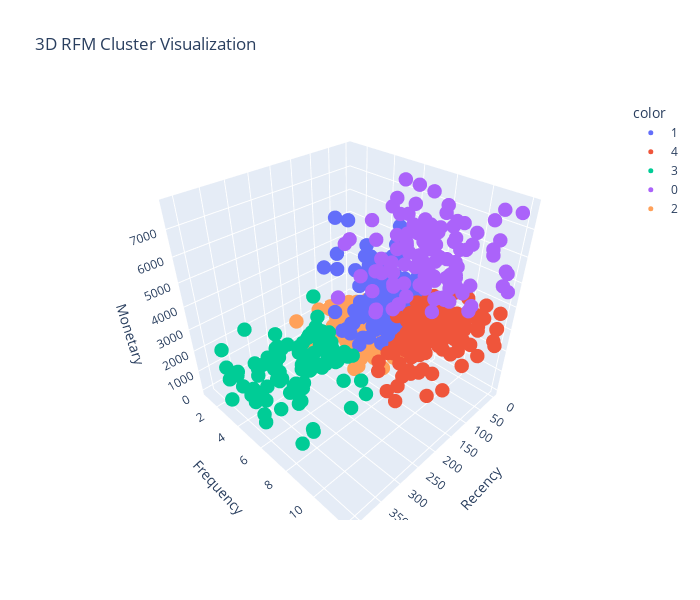

Notebook cell for this chart:
### Code cell
import plotly.express as px

# Use your RFM clustered DataFrame
df = rfm_clean.copy()

# 3D Scatter plot
fig = px.scatter_3d(
    df,
    x="Recency",
    y="Frequency",
    z="Monetary",
    color=df["Cluster"].astype(str),  # ensure clusters are treated as categories
    category_orders={"Cluster": [str(c) for c in sorted(df["Cluster"].unique())]},
    width=700,
    height=600,
    title="3D RFM Cluster Visualization",
    labels={"Recency":"Recency", "Frequency":"Frequency", "Monetary":"Monetary", "Cluster":"Cluster"}
)

fig.update_traces(marker=dict(size=5))  # adjust marker size
fig.show()

### Figure 1 — Plotly figure (JSON) as saved in the notebook; plotly's stock layout.template omitted (floating-point values rounded to 4 significant figures; data arrays with more than 128 entries replaced by an {"elided": "..."} marker saying what was removed)
{"data": [{"hovertemplate": "color=1<br>Recency=%{x}<br>Frequency=%{y}<br>Monetary=%{z}<extra></extra>", "legendgroup": "1", "marker": {"color": "#636efa", "size": 5, "symbol": "circle"}, "mode": "markers", "name": "1", "scene": "scene", "showlegend": true, "type": "scatter3d", "x": {"elided": "145 int values"}, "y": {"elided": "145 int values"}, "z": {"elided": "145 float values"}}, {"hovertemplate": "color=4<br>Recency=%{x}<br>Frequency=%{y}<br>Monetary=%{z}<extra></extra>", "legendgroup": "4", "marker": {"color": "#EF553B", "size": 5, "symbol": "circle"}, "mode": "markers", "name": "4", "scene": "scene", "showlegend": true, "type": "scatter3d", "x": {"elided": "160 int values"}, "y": {"elided": "160 int values"}, "z": {"elided": "160 float values"}}, {"hovertemplate": "color=3<br>Recency=%{x}<br>Frequency=%{y}<br>Monetary=%{z}<extra></extra>", "legendgroup": "3", "marker": {"color": "#00cc96", "size": 5, "symbol": "circle"}, "mode": "markers", "name": "3", "scene": "scene", "showlegend": true, "type": "scatter3d", "x": [260, 233, 283, 279, 231, 193, 279, 328, 255, 266, 337, 303, 335, 213, 204, 402, 400, 339, 366, 386, 233, 255, 353, 242, 265, 188, 278, 218, 359, 243, 218, 406, 303, 288, 213, 363, 388, 248, 410, 391, 301, 194, 226, 224, 405, 288, 216, 297, 408, 290, 296, 392, 240, 386, 250, 392, 206, 400, 190, 370, 265, 377, 241, 204, 283, 225, 205, 407, 211, 411, 387, 370, 303, 391, 346, 300, 202, 227, 254, 328, 387, 321, 350, 286, 338, 345, 351, 194, 358, 227, 239, 407, 287, 222, 203], "y": [4, 3, 5, 5, 5, 7, 2, 6, 6, 2, 5, 6, 5, 3, 6, 5, 5, 3, 1, 5, 5, 5, 4, 5, 5, 4, 6, 7, 9, 7, 8, 6, 4, 4, 4, 3, 2, 4, 3, 7, 3, 6, 5, 6, 4, 3, 5, 9, 6, 5, 3, 7, 4, 9, 6, 5, 3, 5, 4, 5, 1, 4, 4, 4, 6, 5, 5, 6, 5, 9, 3, 6, 5, 8, 6, 1, 3, 3, 5, 6, 9, 9, 7, 5, 5, 5, 4, 5, 2, 5, 5, 3, 5, 4, 5], "z": [1791.0, 925.8, 657.3, 2583.0, 2495.0, 584.6, 320.5, 658.5, 1728.0, 949.4, 2568.0, 2187.0, 1523.0, 385.5, 1738.0, 1680.0, 1861.0, 1149.0, 16.52, 2306.0, 844.5, 2831.0, 156.8, 2839.0, 1081.0, 1712.0, 4933.0, 2140.0, 5481.0, 1205.0, 684.2, 825.9, 2162.0, 2199.0, 2271.0, 79.75, 1361.0, 736.3, 2873.0, 4930.0, 695.4, 1389.0, 955.1, 1507.0, 2256.0, 383.8, 1091.0, 1569.0, 2121.0, 2244.0, 88.47, 3057.0, 318.2, 1740.0, 2741.0, 1347.0, 1259.0, 4432.0, 795.2, 1582.0, 16.74, 400.0, 1032.0, 1319.0, 2565.0, 2461.0, 1822.0, 1229.0, 2367.0, 1568.0, 1405.0, 966.4, 876.7, 3309.0, 1453.0, 98.35, 1348.0, 47.95, 1319.0, 1306.0, 1872.0, 4105.0, 1602.0, 1388.0, 3058.0, 2423.0, 1937.0, 675.9, 4.833, 974.8, 3368.0, 439.5, 427.4, 1056.0, 1494.0]}, {"hovertemplate": "color=0<br>Recency=%{x}<br>Frequency=%{y}<br>Monetary=%{z}<extra></extra>", "legendgroup": "0", "marker": {"color": "#ab63fa", "size": 5, "symbol": "circle"}, "mode": "markers", "name": "0", "scene": "scene", "showlegend": true, "type": "scatter3d", "x": [56, 55, 12, 30, 97, 7, 14, 76, 167, 163, 7, 59, 29, 34, 17, 24, 34, 122, 48, 198, 28, 83, 161, 59, 17, 54, 11, 58, 23, 4, 85, 29, 38, 6, 24, 150, 113, 8, 152, 160, 143, 93, 395, 49, 55, 2, 181, 85, 110, 43, 23, 59, 3, 17, 57, 29, 101, 153, 17, 42, 27, 22, 65, 6, 23, 73, 17, 274, 18, 72, 28, 161, 26, 173, 5, 161, 98, 237, 26, 13, 10, 33, 73, 122, 7, 34, 37, 121, 64, 189, 41, 31, 188, 42, 201, 26, 48, 80, 197, 108, 28, 9, 199, 32, 13, 65, 29, 21, 10], "y": [6, 8, 7, 8, 10, 9, 10, 7, 7, 8, 6, 8, 9, 12, 11, 8, 11, 8, 10, 8, 6, 8, 8, 6, 7, 8, 9, 7, 8, 9, 11, 9, 10, 8, 8, 8, 9, 9, 8, 7, 7, 8, 11, 7, 8, 11, 9, 10, 7, 6, 7, 9, 7, 8, 8, 8, 10, 8, 12, 8, 6, 7, 11, 9, 7, 9, 9, 10, 7, 11, 9, 7, 6, 7, 11, 9, 10, 7, 9, 9, 12, 8, 8, 8, 5, 12, 8, 7, 10, 6, 9, 9, 11, 7, 9, 12, 9, 10, 8, 9, 8, 9, 7, 7, 7, 7, 10, 11, 8], "z": [5087.0, 7756.0, 5528.0, 6107.0, 4511.0, 4805.0, 4376.0, 4867.0, 4501.0, 5664.0, 6608.0, 4523.0, 6766.0, 5719.0, 5908.0, 6255.0, 7294.0, 4750.0, 6076.0, 4246.0, 6340.0, 5402.0, 5888.0, 5690.0, 4532.0, 4656.0, 4802.0, 6345.0, 4074.0, 6528.0, 7199.0, 4658.0, 4256.0, 6987.0, 4047.0, 3920.0, 6497.0, 4355.0, 4878.0, 5249.0, 5041.0, 6491.0, 7611.0, 7755.0, 4198.0, 6366.0, 4760.0, 4867.0, 7625.0, 7722.0, 5953.0, 3919.0, 5991.0, 5016.0, 5620.0, 4909.0, 4642.0, 4986.0, 7663.0, 4493.0, 5143.0, 5421.0, 4299.0, 5503.0, 6321.0, 3984.0, 5088.0, 7444.0, 5342.0, 4153.0, 4326.0, 6459.0, 5530.0, 7234.0, 7474.0, 4893.0, 7253.0, 6844.0, 6108.0, 4794.0, 4715.0, 5633.0, 4273.0, 6235.0, 5979.0, 5153.0, 4160.0, 7397.0, 4767.0, 6411.0, 4625.0, 5993.0, 5226.0, 4493.0, 6121.0, 5563.0, 5440.0, 4283.0, 4346.0, 4737.0, 4267.0, 4454.0, 5371.0, 4916.0, 5365.0, 5279.0, 6134.0, 6160.0, 6720.0]}, {"hovertemplate": "color=2<br>Recency=%{x}<br>Frequency=%{y}<br>Monetary=%{z}<extra></extra>", "legendgroup": "2", "marker": {"color": "#FFA15A", "size": 5, "symbol": "circle"}, "mode": "markers", "name": "2", "scene": "scene", "showlegend": true, "type": "scatter3d", "x": {"elided": "165 int values"}, "y": {"elided": "165 int values"}, "z": {"elided": "165 float values"}}], "layout": {"height": 600, "legend": {"title": {"text": "color"}, "tracegroupgap": 0}, "scene": {"domain": {"x": [0, 1], "y": [0, 1]}, "xaxis": {"title": {"text": "Recency"}}, "yaxis": {"title": {"text": "Frequency"}}, "zaxis": {"title": {"text": "Monetary"}}}, "title": {"text": "3D RFM Cluster Visualization"}, "width": 700}}
